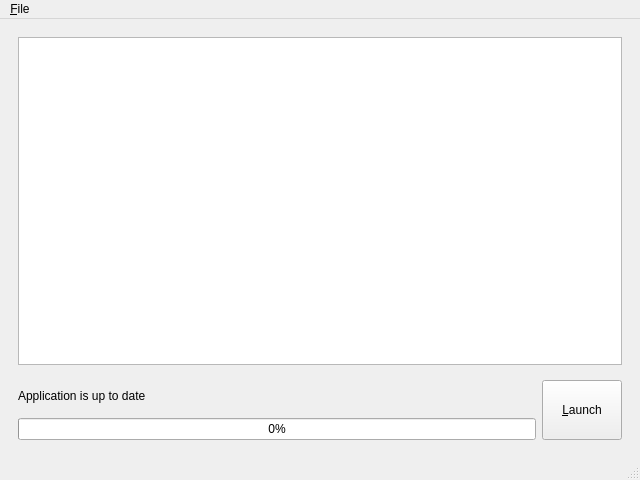
<?xml version="1.0" encoding="UTF-8"?>
<ui version="4.0">
 <class>MainWindow</class>
 <widget class="QMainWindow" name="MainWindow">
  <property name="windowModality">
   <enum>Qt::ApplicationModal</enum>
  </property>
  <property name="geometry">
   <rect>
    <x>0</x>
    <y>0</y>
    <width>640</width>
    <height>480</height>
   </rect>
  </property>
  <property name="sizePolicy">
   <sizepolicy hsizetype="Fixed" vsizetype="Fixed">
    <horstretch>0</horstretch>
    <verstretch>0</verstretch>
   </sizepolicy>
  </property>
  <property name="minimumSize">
   <size>
    <width>640</width>
    <height>480</height>
   </size>
  </property>
  <property name="maximumSize">
   <size>
    <width>640</width>
    <height>480</height>
   </size>
  </property>
  <property name="windowTitle">
   <string>Karazeh</string>
  </property>
  <property name="styleSheet">
   <string notr="true"/>
  </property>
  <widget class="QWidget" name="centralwidget">
   <layout class="QGridLayout" name="gridLayout">
    <property name="leftMargin">
     <number>18</number>
    </property>
    <property name="topMargin">
     <number>18</number>
    </property>
    <property name="rightMargin">
     <number>18</number>
    </property>
    <item row="0" column="0">
     <layout class="QHBoxLayout" name="horizontalLayout">
      <item>
       <widget class="QTextBrowser" name="textPatchStatus"/>
      </item>
     </layout>
    </item>
    <item row="1" column="0">
     <widget class="QFrame" name="frame_2">
      <property name="frameShape">
       <enum>QFrame::NoFrame</enum>
      </property>
      <property name="frameShadow">
       <enum>QFrame::Plain</enum>
      </property>
      <layout class="QGridLayout" name="gridLayout_2">
       <property name="leftMargin">
        <number>0</number>
       </property>
       <property name="rightMargin">
        <number>0</number>
       </property>
       <item row="0" column="0">
        <widget class="QFrame" name="frame_3">
         <property name="frameShape">
          <enum>QFrame::NoFrame</enum>
         </property>
         <property name="frameShadow">
          <enum>QFrame::Plain</enum>
         </property>
         <layout class="QVBoxLayout" name="verticalLayout_2">
          <property name="margin">
           <number>0</number>
          </property>
          <item>
           <widget class="QLabel" name="labelStatus">
            <property name="text">
             <string>Application is up to date</string>
            </property>
           </widget>
          </item>
          <item>
           <widget class="QProgressBar" name="progressBar">
            <property name="minimum">
             <number>0</number>
            </property>
            <property name="value">
             <number>0</number>
            </property>
           </widget>
          </item>
         </layout>
        </widget>
       </item>
       <item row="0" column="1">
        <widget class="QPushButton" name="btnLaunch">
         <property name="sizePolicy">
          <sizepolicy hsizetype="Minimum" vsizetype="Minimum">
           <horstretch>0</horstretch>
           <verstretch>0</verstretch>
          </sizepolicy>
         </property>
         <property name="minimumSize">
          <size>
           <width>50</width>
           <height>60</height>
          </size>
         </property>
         <property name="text">
          <string>&amp;Launch</string>
         </property>
        </widget>
       </item>
      </layout>
     </widget>
    </item>
   </layout>
  </widget>
  <widget class="QMenuBar" name="menubar">
   <property name="geometry">
    <rect>
     <x>0</x>
     <y>0</y>
     <width>640</width>
     <height>25</height>
    </rect>
   </property>
   <widget class="QMenu" name="menuFile">
    <property name="title">
     <string>&amp;File</string>
    </property>
    <addaction name="action_Quit"/>
   </widget>
   <addaction name="menuFile"/>
  </widget>
  <widget class="QStatusBar" name="statusbar"/>
  <action name="action_Quit">
   <property name="text">
    <string>&amp;Quit</string>
   </property>
  </action>
 </widget>
 <resources>
  <include location="resources.qrc"/>
 </resources>
 <connections>
  <connection>
   <sender>action_Quit</sender>
   <signal>activated()</signal>
   <receiver>MainWindow</receiver>
   <slot>close()</slot>
   <hints>
    <hint type="sourcelabel">
     <x>-1</x>
     <y>-1</y>
    </hint>
    <hint type="destinationlabel">
     <x>319</x>
     <y>239</y>
    </hint>
   </hints>
  </connection>
 </connections>
</ui>
